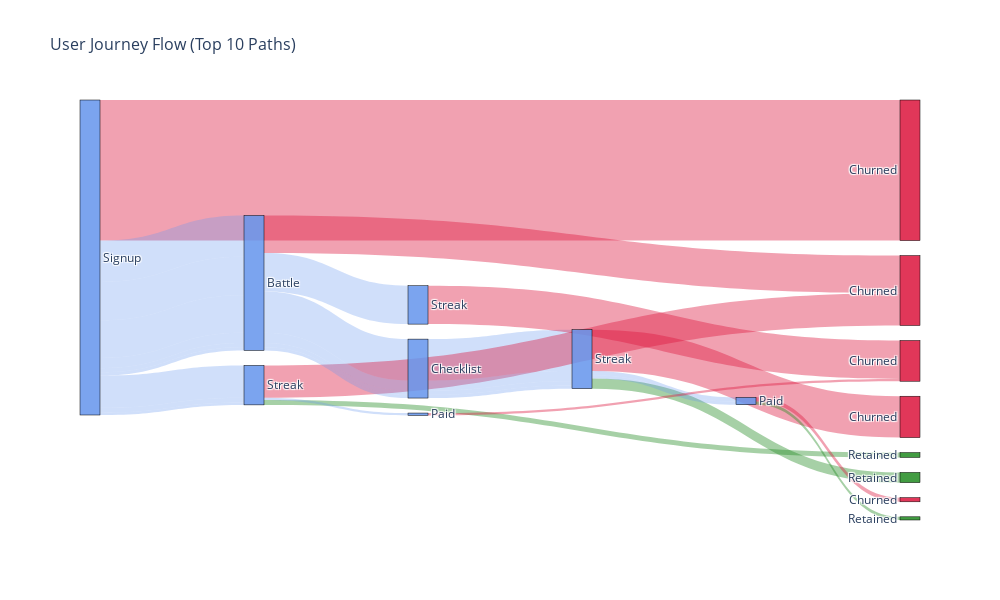

Write notebook code for a chart like this one.
### Code cell
fig = go.Figure(data=[go.Sankey(
    node=dict(
        label=labels_clean,
        color=node_colors,
        pad=15,
        thickness=20,
        line=dict(color="black", width=0.5)
    ),
    link=dict(
        source=src_idx,
        target=tgt_idx,
        value=vals,
        color=link_colors
    )
)])

fig.update_layout(
    title_text=f"User Journey Flow (Top {top_n} Paths)",
    font_size=12,
    width=1000,
    height=600,
    title_font_size=16
)

fig.show()

### Figure 1 — Plotly figure (JSON) as saved in the notebook; plotly's stock layout.template omitted (floating-point values rounded to 4 significant figures)
{"data": [{"link": {"color": ["rgba(220,20,60,0.40)", "rgba(100,149,237,0.30)", "rgba(100,149,237,0.30)", "rgba(100,149,237,0.30)", "rgba(220,20,60,0.40)", "rgba(100,149,237,0.30)", "rgba(100,149,237,0.30)", "rgba(220,20,60,0.40)", "rgba(100,149,237,0.30)", "rgba(220,20,60,0.40)", "rgba(100,149,237,0.30)", "rgba(220,20,60,0.40)", "rgba(100,149,237,0.30)", "rgba(100,149,237,0.30)", "rgba(100,149,237,0.30)", "rgba(34,139,34,0.40)", "rgba(100,149,237,0.30)", "rgba(34,139,34,0.40)", "rgba(100,149,237,0.30)", "rgba(100,149,237,0.30)", "rgba(100,149,237,0.30)", "rgba(100,149,237,0.30)", "rgba(220,20,60,0.40)", "rgba(100,149,237,0.30)", "rgba(100,149,237,0.30)", "rgba(100,149,237,0.30)", "rgba(100,149,237,0.30)", "rgba(34,139,34,0.40)", "rgba(100,149,237,0.30)", "rgba(100,149,237,0.30)", "rgba(220,20,60,0.40)"], "source": [12, 12, 0, 1, 15, 12, 0, 14, 12, 0, 12, 13, 12, 0, 1, 15, 12, 13, 12, 0, 1, 15, 8, 12, 0, 1, 15, 8, 12, 13, 7], "target": [2, 0, 1, 15, 5, 0, 14, 4, 0, 3, 13, 3, 0, 1, 15, 10, 13, 9, 0, 1, 15, 8, 6, 0, 1, 15, 8, 11, 13, 7, 4], "value": [3776, 1111, 1111, 1111, 1111, 1031, 1031, 1031, 1011, 1011, 867, 867, 274, 274, 274, 274, 130, 130, 112, 112, 112, 112, 112, 86, 86, 86, 86, 86, 63, 63, 63]}, "node": {"color": ["rgba(100,149,237,0.85)", "rgba(100,149,237,0.85)", "rgba(220,20,60,0.85)", "rgba(220,20,60,0.85)", "rgba(220,20,60,0.85)", "rgba(220,20,60,0.85)", "rgba(220,20,60,0.85)", "rgba(100,149,237,0.85)", "rgba(100,149,237,0.85)", "rgba(34,139,34,0.85)", "rgba(34,139,34,0.85)", "rgba(34,139,34,0.85)", "rgba(100,149,237,0.85)", "rgba(100,149,237,0.85)", "rgba(100,149,237,0.85)", "rgba(100,149,237,0.85)"], "label": ["Battle", "Checklist", "Churned", "Churned", "Churned", "Churned", "Churned", "Paid", "Paid", "Retained", "Retained", "Retained", "Signup", "Streak", "Streak", "Streak"], "line": {"color": "black", "width": 0.5}, "pad": 15, "thickness": 20}, "type": "sankey"}], "layout": {"font": {"size": 12}, "height": 600, "title": {"font": {"size": 16}, "text": "User Journey Flow (Top 10 Paths)"}, "width": 1000}}
